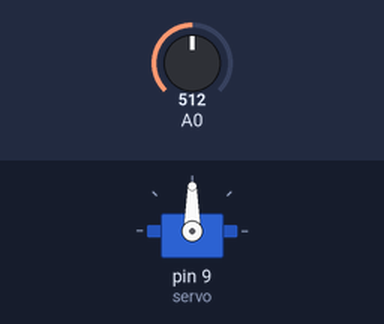
Bench run of a sketch on a simulated Arduino Uno, built with avr-gcc and run on an emulated ATmega328P. Parts: servo. Inputs (shaded band) come from the test bench; at power-on: A0 = 512.

Above: at 1.2 s.
1.3 s: A0 set to 716
At 1.7 s:
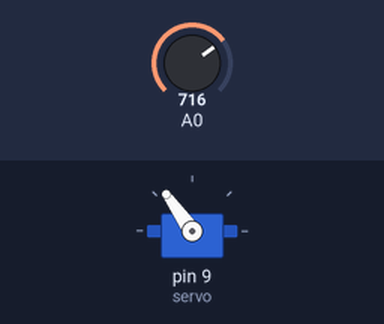
2.8 s: A0 set to 900
At 4.0 s:
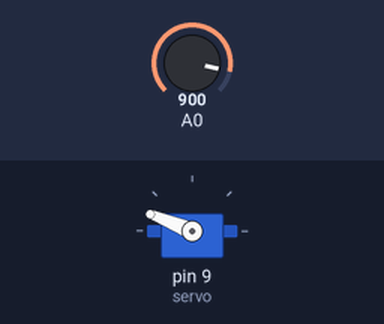
4.3 s: A0 set to 1023
At 5.2 s:
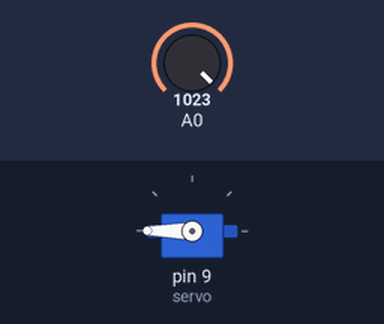
5.8 s: A0 set to 306
At 6.3 s:
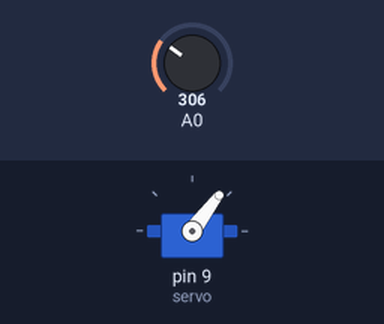
7.3 s: A0 set to 122
At 8.7 s:
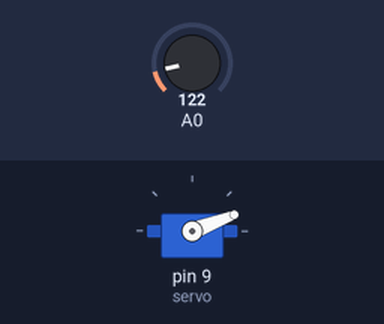
Timing chart, 0 to 9.8 s (numbered marks = the images above; inputs shaded):
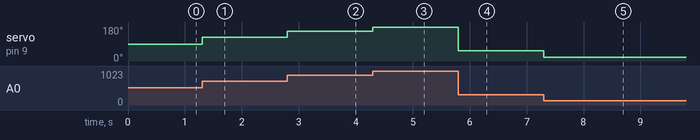

The sketch:

ServoWithJoystick.ino
```cpp
#include<Servo.h>
//create object
Servo servo;
int deyer;
int derece;
void setup() {
  //declare servo pin
servo.attach(9);
}
void loop() {
  //read analog value
 deyer=analogRead(A0);//connected joystick to A0 PIN
 //according value
derece=map(deyer,0,1023,0,180);
servo.write(derece);

}
```

Measured:
- after the input at 1.3 s, servo on pin 9 (servo): 90° → 125° at once
- after the input at 2.8 s, servo on pin 9 (servo): 125° → 158° at once
- after the input at 4.3 s, servo on pin 9 (servo): 158° → 180° at once
- after the input at 5.8 s, servo on pin 9 (servo): 180° → 53° at once
- after the input at 7.3 s, servo on pin 9 (servo): 53° → 21° at once
